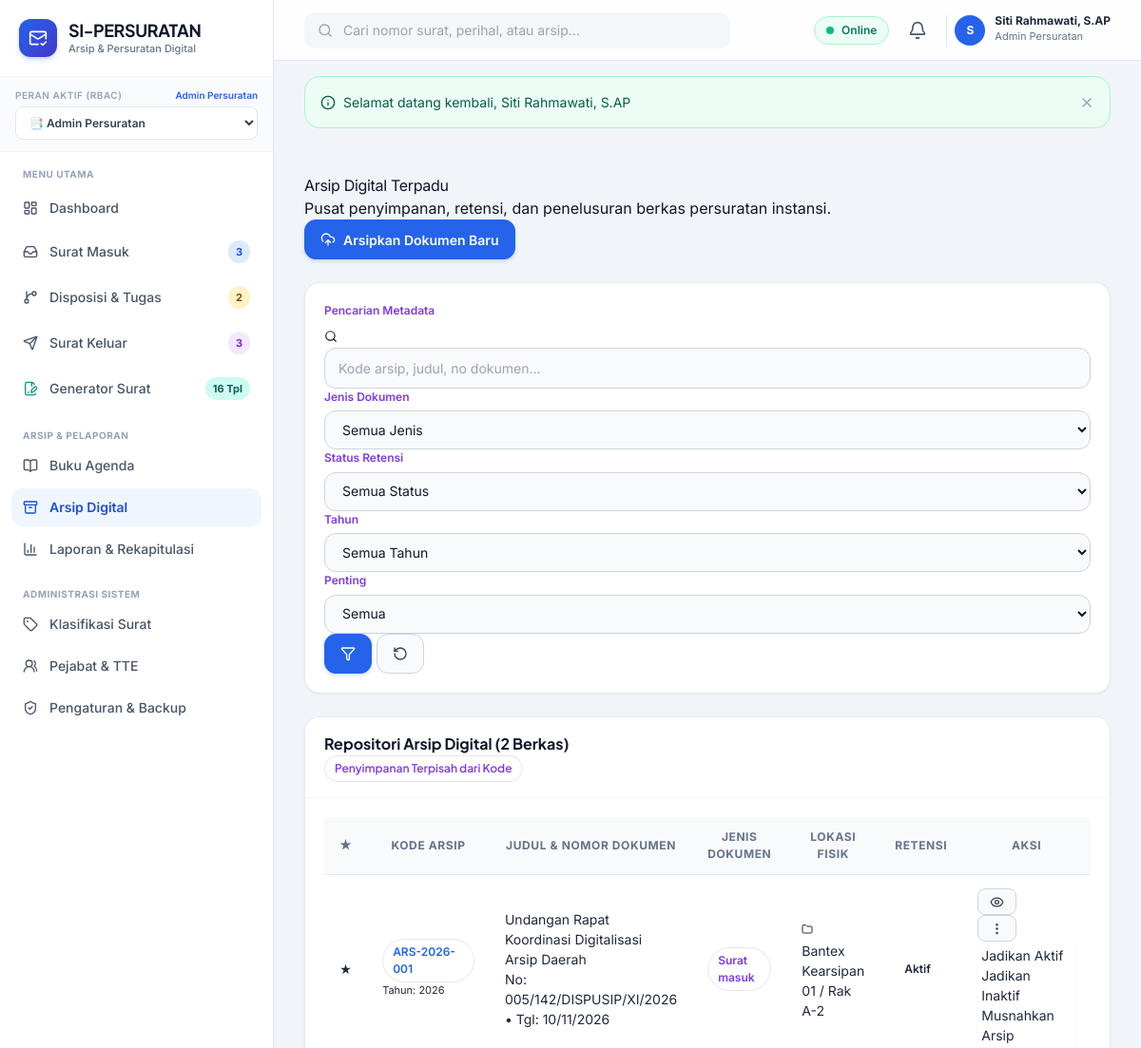
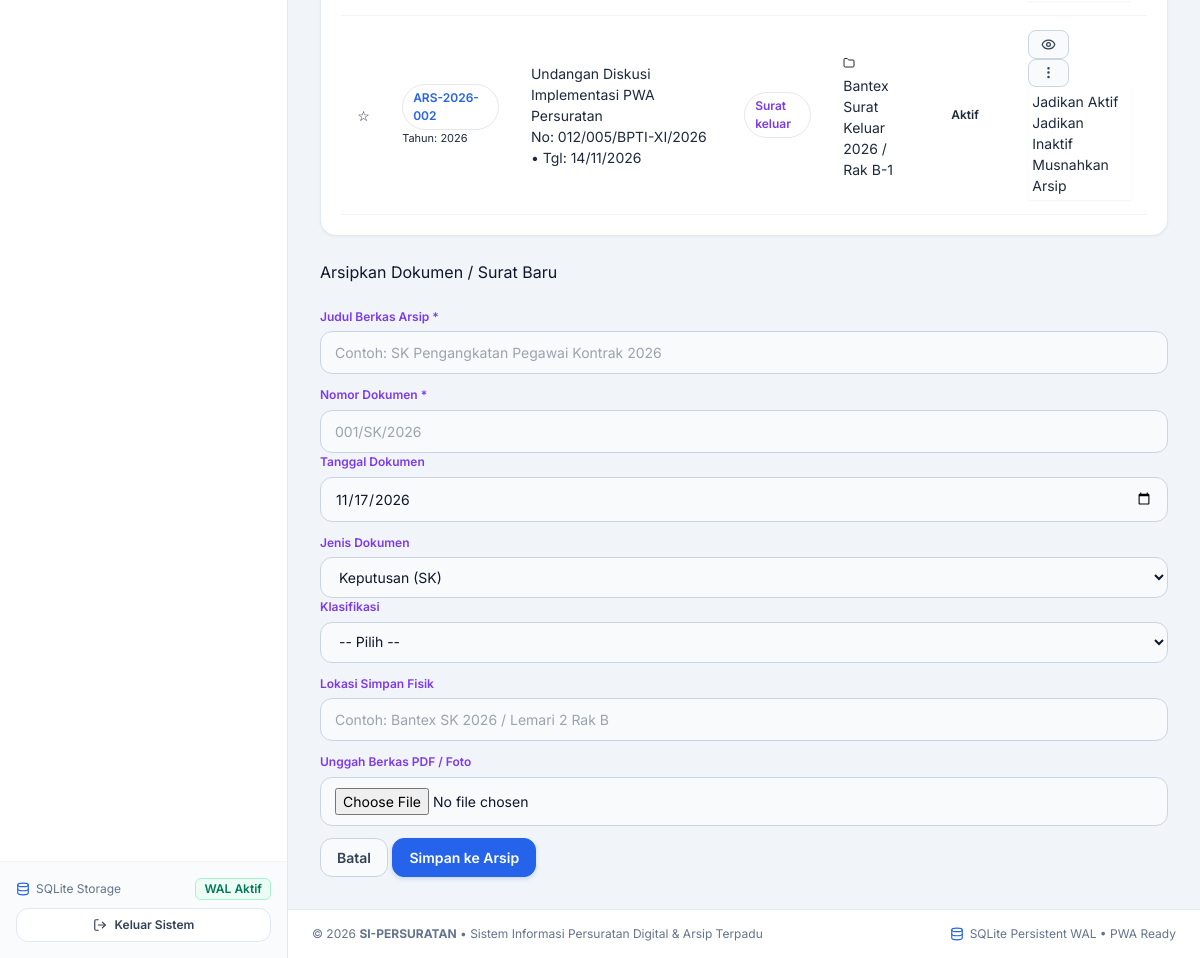
The page /public/arsip/index.php (signed in) on the database its author committed (2 pictures, top to bottom).
### tables this page shows
CREATE TABLE users (
    id INTEGER PRIMARY KEY AUTOINCREMENT,
    username TEXT NOT NULL UNIQUE,
    email TEXT NOT NULL UNIQUE,
    password_hash TEXT NOT NULL,
    full_name TEXT NOT NULL,
    nip TEXT,
    jabatan TEXT,
    phone TEXT,
    role_id INTEGER NOT NULL,
    avatar TEXT,
    is_active INTEGER NOT NULL DEFAULT 1,
    created_at DATETIME DEFAULT CURRENT_TIMESTAMP,
    updated_at DATETIME DEFAULT CURRENT_TIMESTAMP,
    deleted_at DATETIME DEFAULT NULL,
    FOREIGN KEY (role_id) REFERENCES roles (id) ON DELETE RESTRICT
);

CREATE TABLE roles (
    id INTEGER PRIMARY KEY AUTOINCREMENT,
    name TEXT NOT NULL,
    slug TEXT NOT NULL UNIQUE,
    description TEXT,
    created_at DATETIME DEFAULT CURRENT_TIMESTAMP
);

CREATE TABLE arsip (
    id INTEGER PRIMARY KEY AUTOINCREMENT,
    kode_arsip TEXT NOT NULL UNIQUE,
    jenis_dokumen TEXT NOT NULL, -- 'surat_masuk', 'surat_keluar', 'sk', 'dokumen_lain'
    referensi_id INTEGER,
    judul TEXT NOT NULL,
    nomor_dokumen TEXT NOT NULL,
    tanggal_dokumen DATE NOT NULL,
    klasifikasi_id INTEGER,
    tahun INTEGER NOT NULL,
    lokasi_fisik TEXT,
    file_path TEXT NOT NULL,
    status_retensi TEXT NOT NULL DEFAULT 'aktif', -- 'aktif', 'inaktif', 'dimusnahkan'
    is_important INTEGER NOT NULL DEFAULT 0,
    created_at DATETIME DEFAULT CURRENT_TIMESTAMP,
    updated_at DATETIME DEFAULT CURRENT_TIMESTAMP,
    deleted_at DATETIME DEFAULT NULL,
    FOREIGN KEY (klasifikasi_id) REFERENCES klasifikasi_surat (id) ON DELETE SET NULL
);

### public/arsip/index.php (the view, shortened to what the rows shown need)
<?php
require_once __DIR__ . '/../../config/app.php';
if (!Auth::check() || !Auth::can('arsip.manage')) {
    Flash::set('danger', 'Akses ditolak.');
    redirect('dashboard.php');
}
$filters = [
    'search' => $_GET['search'] ?? '',
    'jenis' => $_GET['jenis'] ?? '',
    'tahun' => $_GET['tahun'] ?? '',
    'status_retensi' => $_GET['status_retensi'] ?? '',
    'is_important' => $_GET['is_important'] ?? ''
];
$arsipList = Arsip::getAll($filters);
require_once APP_PATH . '/views/layouts/header.php';
?>
<div class="card border-0 shadow-sm rounded-3">
    <div class="card-body p-0">
        <div class="table-responsive">
            <table class="table table-custom mb-0">
                <thead>
                    <tr>
                        <th width="40" class="text-center">★</th>
                        <th width="140">Kode Arsip</th>
                        <th>Judul & Nomor Dokumen</th>
                        <th>Jenis Dokumen</th>
                        <th>Lokasi Fisik</th>
                        <th>Retensi</th>
                        <th width="140" class="text-center">Aksi</th>
                    </tr>
                </thead>
                <tbody>
                    <?php if (empty($arsipList)): ?>
                        <tr>
                            <td colspan="7" class="text-center text-muted py-5">
                                <i data-lucide="archive" style="width:40px; height:40px;" class="mb-2 text-secondary opacity-50"></i>
                                <div>Tidak ada berkas arsip yang ditemukan.</div>
                            </td>
                        </tr>
                    <?php else: ?>
                        <?php foreach ($arsipList as $ar): ?>
                            <tr>
                                <td class="text-center">
                                    <a href="<?= url('arsip/action.php') ?>?act=toggle_star&id=<?= $ar['id'] ?>&csrf=<?= Auth::csrfToken() ?>" class="text-decoration-none <?= $ar['is_important'] ? 'text-warning' : 'text-muted' ?>" title="Tandai Penting">
                                        <?= $ar['is_important'] ? '★' : '☆' ?>
                                    </a>
                                </td>
                                <td>
                                    <span class="badge bg-light text-primary border font-monospace"><?= htmlspecialchars($ar['kode_arsip']) ?></span>
                                    <div class="text-muted" style="font-size:11px;">Tahun: <?= $ar['tahun'] ?></div>
                                </td>
                                <td>
                                    <div class="fw-bold text-dark"><?= htmlspecialchars($ar['judul']) ?></div>
                                    <div class="text-muted small">No: <?= htmlspecialchars($ar['nomor_dokumen']) ?> • Tgl: <?= date('d/m/Y', strtotime($ar['tanggal_dokumen'])) ?></div>
                                </td>
                                <td>
                                    <span class="badge bg-light text-secondary border">
                                        <?= ucfirst(str_replace('_', ' ', $ar['jenis_dokumen'])) ?>
                                    </span>
                                </td>
                                <td>
                                    <span class="text-dark small"><i data-lucide="folder" style="width:12px;" class="me-1 text-warning"></i><?= htmlspecialchars($ar['lokasi_fisik'] ?? 'Rak Utama') ?></span>
                                </td>
                                <td>
                                    <?php
                                    $retClass = match($ar['status_retensi']) {
                                        'aktif' => 'badge-soft-success',
                                        'inaktif' => 'badge-soft-warning',
                                        'dimusnahkan' => 'badge-soft-danger',
                                        default => 'badge-soft-secondary'
                                    };
                                    ?>
                                    <span class="badge <?= $retClass ?>"><?= ucfirst($ar['status_retensi']) ?></span>
                                </td>
                                <td>
                                    <div class="d-flex justify-content-center gap-1">
                                        <?php if (!empty($ar['file_path'])): ?>
                                            <a href="<?= url('dokumen_viewer.php') ?>?path=<?= urlencode($ar['file_path']) ?>" target="_blank" class="btn btn-sm btn-light border p-1 text-primary" title="Buka Berkas Digital">
                                                <i data-lucide="eye" style="width: 15px; height: 15px;"></i>
                                            </a>
                                        <?php endif; ?>
                                        <div class="dropdown">
                                            <button class="btn btn-sm btn-light border p-1" data-bs-toggle="dropdown" title="Ubah Retensi">
                                                <i data-lucide="more-vertical" style="width: 15px; height: 15px;"></i>
                                            </button>
                                            <ul class="dropdown-menu dropdown-menu-end shadow-sm small p-1">
                                                <li><a class="dropdown-item py-1" href="<?= url('arsip/action.php') ?>?act=retention&status=aktif&id=<?= $ar['id'] ?>&csrf=<?= Auth::csrfToken() ?>">Jadikan Aktif</a></li>
                                                <li><a class="dropdown-item py-1 text-warning" href="<?= url('arsip/action.php') ?>?act=retention&status=inaktif&id=<?= $ar['id'] ?>&csrf=<?= Auth::csrfToken() ?>">Jadikan Inaktif</a></li>
                                                <li><a class="dropdown-item py-1 text-danger" href="<?= url('arsip/action.php') ?>?act=retention&status=dimusnahkan&id=<?= $ar['id'] ?>&csrf=<?= Auth::csrfToken() ?>" onclick="return confirm('Peringatan: Pemusnahan arsip memerlukan otorisasi. Lanjutkan?')">Musnahkan Arsip</a></li>
                                            </ul>
                                        </div>
                                    </div>
                                </td>
                            </tr>
                        <?php endforeach; ?>
                    <?php endif; ?>
                </tbody>
            </table>
        </div>
    </div>
</div>
<?php require_once APP_PATH . '/views/layouts/footer.php'; ?>

### app/views/layouts/header.php (shortened to what the rows shown need)
<!DOCTYPE html>
<html lang="id">
<head>
    <script src="https://cdn.tailwindcss.com"></script>
</head>
<body class="antialiased selection:bg-blue-100 selection:text-blue-900">
<div class="min-h-screen flex flex-col lg:flex-row">
    <?php require_once APP_PATH . '/views/layouts/sidebar.php'; ?>
    <div class="flex-1 flex flex-col min-w-0 pb-20 lg:pb-0">
        <header class="sticky top-0 z-30 bg-white/90 backdrop-blur-md border-b border-slate-200 px-4 lg:px-8 h-16 flex items-center justify-between gap-4">
            <div class="flex items-center gap-2 sm:gap-3">
                <div class="relative">
                    <button onclick="toggleDropdown('user-menu')" class="flex items-center gap-2.5 pl-2 border-l border-slate-200 hover:opacity-90 transition">
                        <div class="w-8 h-8 rounded-full bg-blue-600 text-white font-bold text-xs flex items-center justify-center shadow-xs">
                            <?= strtoupper(substr($currentUser['full_name'] ?? 'U', 0, 1)) ?>
                        </div>
                        <div class="hidden md:block text-left">
                            <p class="text-xs font-bold text-slate-800 leading-none"><?= htmlspecialchars($currentUser['full_name'] ?? 'User') ?></p>
                            <p class="text-[11px] text-slate-500 mt-0.5"><?= htmlspecialchars($currentUser['role_name'] ?? 'Role') ?></p>
                        </div>
                    </button>
                </div>
            </div>
        </header>
        <main class="flex-1 p-4 lg:p-8 max-w-7xl w-full mx-auto space-y-6">

### app/views/layouts/sidebar.php (shortened to what the rows shown need)
<?php
$currentUser = Auth::user();
$currentRoleSlug = $currentUser['role_slug'] ?? 'superadmin';
?>
<aside id="sidebar" class="fixed lg:sticky top-0 left-0 z-50 h-screen w-72 bg-white border-r border-slate-200 flex flex-col transition-transform duration-300 -translate-x-full lg:translate-x-0 shrink-0">
  <div class="p-5 border-b border-slate-100 flex items-center justify-between">
    <a href="<?= url('dashboard.php') ?>" class="flex items-center gap-3 group text-decoration-none">
      <div>
        <h1 class="font-display font-bold text-slate-900 text-lg leading-tight tracking-tight">SI-PERSURATAN</h1>
      </div>
    </a>
  </div>
  <div class="px-4 py-3 bg-slate-50/80 border-b border-slate-100">
    <div class="flex items-center justify-between mb-1">
      <label class="text-[10px] font-semibold uppercase tracking-wider text-slate-400 block">Peran Aktif (RBAC)</label>
      <span class="text-[10px] text-blue-600 font-semibold"><?= htmlspecialchars($currentUser['role_name'] ?? 'User') ?></span>
    </div>
    <div class="relative">
      <select onchange="window.location.href='<?= url('switch_role.php?role=') ?>' + this.value" class="w-full text-xs font-semibold bg-white border border-slate-200 rounded-lg px-2.5 py-2 text-slate-700 focus:outline-none focus:ring-2 focus:ring-blue-500/20 focus:border-blue-600 cursor-pointer">
        <option value="admin_persuratan" <?= $currentRoleSlug === 'admin_persuratan' ? 'selected' : '' ?>>📑 Admin Persuratan</option>
      </select>
    </div>
  </div>
</aside>

### rows shown on the page
users: role.name "Admin Persuratan", full_name "S", full_name "Siti Rahmawati, S.AP"
roles: slug "📑 Admin Persuratan"
arsip: kode_arsip "ARS-2026-001", tahun "2026", judul "Undangan Rapat Koordinasi Digitalisasi Arsip Daerah", nomor_dokumen "005/142/DISPUSIP/XI/2026", tanggal_dokumen "10/11/2026", jenis_dokumen "Surat masuk", lokasi_fisik "Bantex Kearsipan 01 / Rak A-2", status_retensi "Aktif"
arsip: kode_arsip "ARS-2026-002", tahun "2026", judul "Undangan Diskusi Implementasi PWA Persuratan", nomor_dokumen "012/005/BPTI-XI/2026", tanggal_dokumen "14/11/2026", jenis_dokumen "Surat keluar", lokasi_fisik "Bantex Surat Keluar 2026 / Rak B-1", status_retensi "Aktif"

### other values the page prints
$badgeSm "3"
$badgeDisp "2"
$badgeSk "3"
$msg['message'] "Selamat datang kembali, Siti Rahmawati, S.AP"
count($arsipList) "2"
